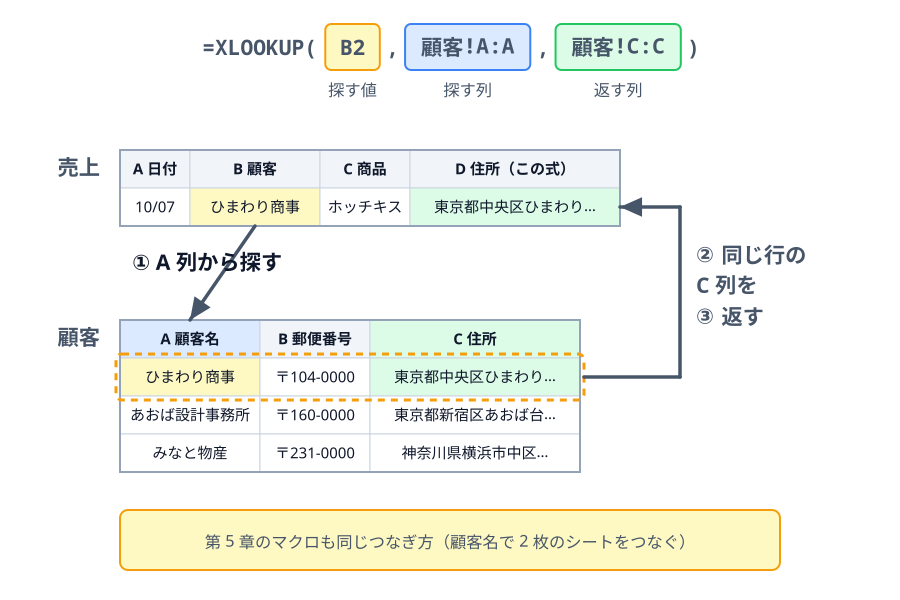

Write Python code to recreate this figure.
"""6-2: XLOOKUP で売上の顧客名から顧客シートの住所を引く。3 つの引数を列の色に合わせる（LINK）。"""
import sys
sys.path.insert(0, "/Users/seekseep/.claude/skills/genfig")
sys.path.insert(0, "../../../../tools")
from genfig import Canvas
from genfig.text import text_extent
from figtable import table

c = Canvas(900, 600)

# 式を引数ごとのチップに分けて、色で表の列と対応させる
parts = [("=XLOOKUP(", None, None), ("B2", "yellow", "探す値"), (",", None, None),
         ("顧客!A:A", "blue", "探す列"), (",", None, None), ("顧客!C:C", "green", "返す列"), (")", None, None)]
pad, gap = 14, 6
widths = [text_extent(s, "label", font="technical")[0] + (2 * pad if col else 0) for s, col, _ in parts]
x = 450 - (sum(widths) + gap * (len(parts) - 1)) / 2
for (s, col, note), w in zip(parts, widths):
    if col:
        c.sticky(x, 24, w, 46, color=col, rx=6, weight="thin")
        c.text(x + w / 2, 96, note, scale="caption")
    c.text(x + w / 2, 55, s, scale="label", font="technical")
    x += w + gap

h = 38
c.text(100, 175, "売上", scale="label", align="right")
sx = 120
table(c, sx, 150, [
    ["A 日付", "B 顧客", "C 商品", "D 住所（この式）"],
    ["10/07", "ひまわり商事", "ホッチキス", "東京都中央区ひまわり…"],
], [70, 130, 90, 210], color="gray", h=h, scale="body",
    fills={(0, k): "gray" for k in range(4)} | {(1, 1): "yellow", (1, 3): "green"})

c.text(100, 345, "顧客", scale="label", align="right")
ky = 320
table(c, sx, ky, [
    ["A 顧客名", "B 郵便番号", "C 住所"],
    ["ひまわり商事", "〒104-0000", "東京都中央区ひまわり…"],
    ["あおば設計事務所", "〒160-0000", "東京都新宿区あおば台…"],
    ["みなと物産", "〒231-0000", "神奈川県横浜市中区…"],
], [140, 110, 210], color="gray", h=h, scale="body",
    fills={(0, 0): "blue", (0, 1): "gray", (0, 2): "green", (1, 0): "yellow", (1, 2): "green"})

b2 = (sx + 70 + 65, 150 + h * 2)
c.link(b2, (sx + 70, ky), label="① A 列から探す", label_pos="above")
# ② 見つかった行を枠で囲む
c.raw(f'<rect x="{sx - 4}" y="{ky + h - 4}" width="{460 + 8}" height="{h + 8}" rx="6" fill="none" '
      f'stroke="#f59e0b" stroke-width="3" stroke-dasharray="7 6"/>')
rx = sx + 560
c.link((sx + 464, ky + h * 1.5), (rx, ky + h * 1.5), head=False)
c.link((rx, ky + h * 1.5), (rx, 150 + h * 1.5), head=False)
c.link((rx, 150 + h * 1.5), (sx + 500, 150 + h * 1.5))
c.text(rx + 16, 262, "② 同じ行の\n　 C 列を\n③ 返す", scale="label", align="left")

note = c.sticky(120, 510, 660, 60, color="yellow", weight="thin", rx=8)
c.text(450, 548, "第 5 章のマクロも同じつなぎ方（顧客名で 2 枚のシートをつなぐ）", scale="caption")
c.save("04-xlookup.svg")
